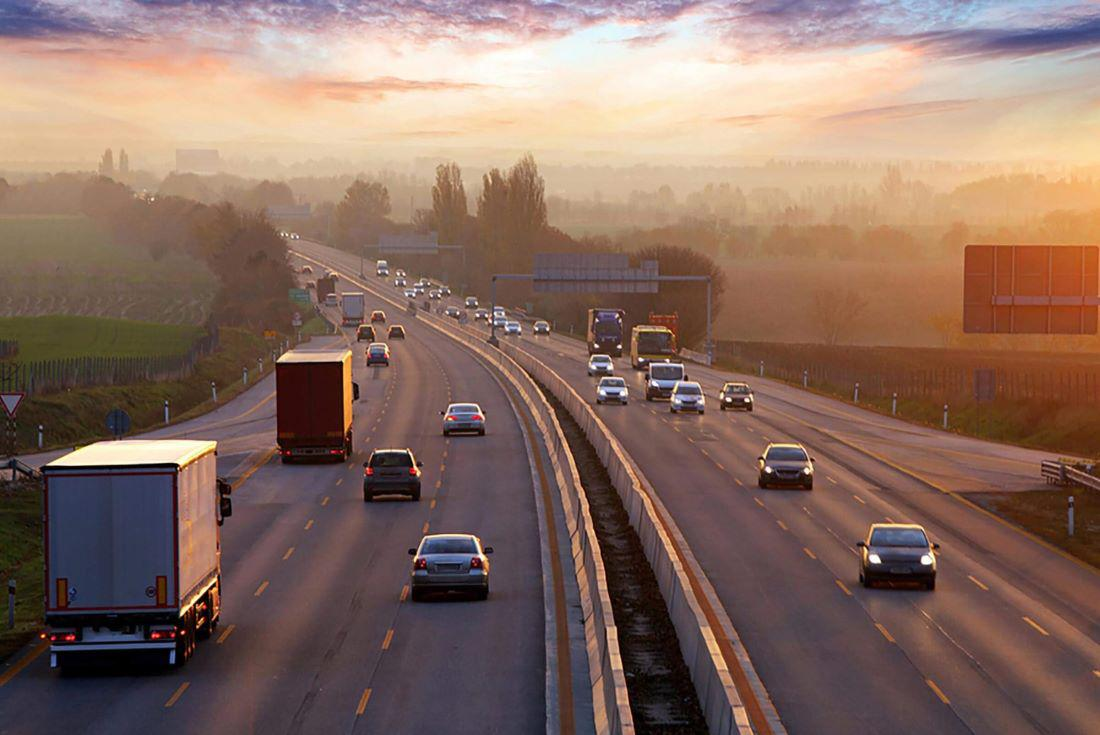
#> input picture OpenCV/road(1).jpg, 1100 x 735 px
$ jupyter execute Untitled.ipynb
#> lines starting #> are read from the running program, lines starting #| are printed output that depends on the picture
[cell 1]
import cv2

[cell 2]
image = cv2.imread('road(1).jpg')
#> image is the input picture: shape (735, 1100, 3); mean B, G, R 98.3, 109.4, 136.2
cv2.imshow("image",image)
h, w = image.shape[:2]
#> h = 735; w = 1100
print("Height = {}, Width = {}".format(h, w))
#| Height = 735, Width = 1100
(B, G, R) = image[100, 100]
#> B = 157; G = 200; R = 239
print("R = {}, G = {}, B = {}".format(R, G, B))
#| R = 239, G = 200, B = 157

[cell 3]
B = image[100, 100, 0]
print("B = {}".format(B))
#| B = 157

[cell 4]
roi = image[100 : 500, 200 : 700]
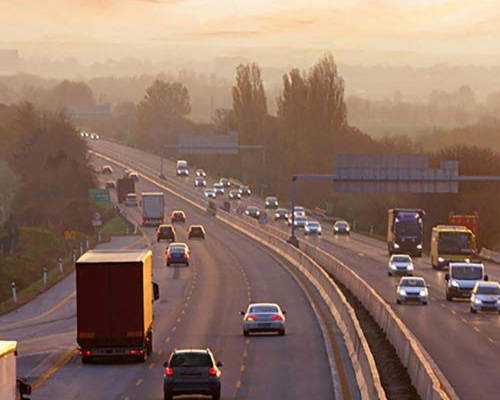
#> roi: shape (400, 500, 3); mean B, G, R 100.7, 115.4, 143.2
cv2.imshow("ROI", roi)
cv2.waitKey(0)
